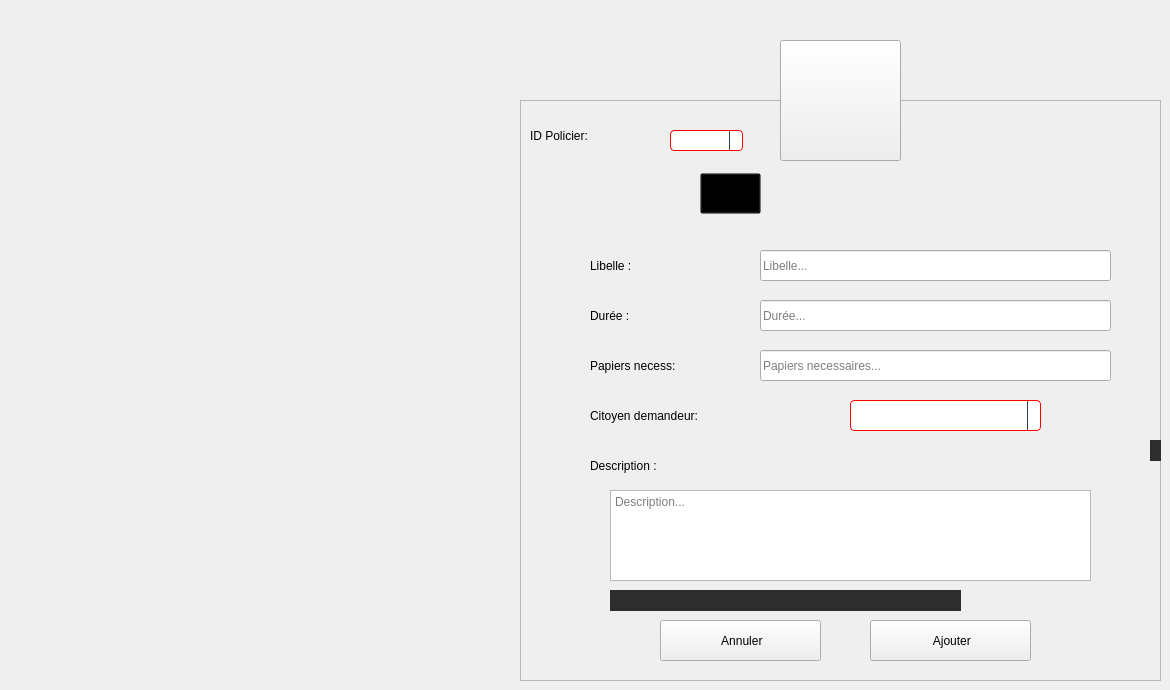
    <widget class="QWidget" name="Ajouter_service">
     <widget class="QToolButton" name="toolButton_8">
      <property name="geometry">
       <rect>
        <x>780</x>
        <y>40</y>
        <width>121</width>
        <height>121</height>
       </rect>
      </property>
      <property name="styleSheet">
       <string notr="true"/>
      </property>
      <property name="text">
       <string/>
      </property>
      <property name="icon">
       <iconset resource="ressources.qrc">
        <normaloff>:/ressources/image/support.png</normaloff>:/ressources/image/support.png</iconset>
      </property>
      <property name="iconSize">
       <size>
        <width>64</width>
        <height>64</height>
       </size>
      </property>
     </widget>
     <widget class="QFrame" name="frame_8">
      <property name="geometry">
       <rect>
        <x>520</x>
        <y>100</y>
        <width>641</width>
        <height>581</height>
       </rect>
      </property>
      <property name="styleSheet">
       <string notr="true"/>
      </property>
      <property name="frameShape">
       <enum>QFrame::StyledPanel</enum>
      </property>
      <property name="frameShadow">
       <enum>QFrame::Raised</enum>
      </property>
      <widget class="QLabel" name="L_AjouterAffaire">
       <property name="geometry">
        <rect>
         <x>230</x>
         <y>70</y>
         <width>281</width>
         <height>41</height>
        </rect>
       </property>
       <property name="font">
        <font>
         <family>century gothic</family>
         <pointsize>-1</pointsize>
         <weight>75</weight>
         <bold>true</bold>
        </font>
       </property>
       <property name="styleSheet">
        <string notr="true">background: transparent;</string>
       </property>
       <property name="text">
        <string>Ajouter un Service</string>
       </property>
      </widget>
      <widget class="QLabel" name="L_ATypeService">
       <property name="geometry">
        <rect>
         <x>70</x>
         <y>150</y>
         <width>121</width>
         <height>31</height>
        </rect>
       </property>
       <property name="styleSheet">
        <string notr="true">background: transparent;</string>
       </property>
       <property name="text">
        <string>Libelle :</string>
       </property>
      </widget>
      <widget class="QLabel" name="L_ADureeService">
       <property name="geometry">
        <rect>
         <x>70</x>
         <y>200</y>
         <width>121</width>
         <height>31</height>
        </rect>
       </property>
       <property name="styleSheet">
        <string notr="true">background: transparent;</string>
       </property>
       <property name="text">
        <string>Durée :  </string>
       </property>
      </widget>
      <widget class="QLabel" name="L_APapierService">
       <property name="geometry">
        <rect>
         <x>70</x>
         <y>250</y>
         <width>161</width>
         <height>31</height>
        </rect>
       </property>
       <property name="styleSheet">
        <string notr="true">background: transparent;</string>
       </property>
       <property name="text">
        <string>Papiers necess:</string>
       </property>
      </widget>
      <widget class="QLineEdit" name="LE_ATypeService">
       <property name="geometry">
        <rect>
         <x>240</x>
         <y>150</y>
         <width>351</width>
         <height>31</height>
        </rect>
       </property>
       <property name="placeholderText">
        <string>Libelle...</string>
       </property>
      </widget>
      <widget class="QLineEdit" name="LE_ADureeService">
       <property name="geometry">
        <rect>
         <x>240</x>
         <y>200</y>
         <width>351</width>
         <height>31</height>
        </rect>
       </property>
       <property name="text">
        <string/>
       </property>
       <property name="placeholderText">
        <string>Durée...</string>
       </property>
      </widget>
      <widget class="QLineEdit" name="LE_APapierService">
       <property name="geometry">
        <rect>
         <x>240</x>
         <y>250</y>
         <width>351</width>
         <height>31</height>
        </rect>
       </property>
       <property name="toolTip">
        <string>&lt;html&gt;&lt;head/&gt;&lt;body&gt;&lt;p&gt;&lt;br/&gt;&lt;/p&gt;&lt;/body&gt;&lt;/html&gt;</string>
       </property>
       <property name="placeholderText">
        <string>Papiers necessaires...</string>
       </property>
      </widget>
      <widget class="QPushButton" name="B_AConfirmerService">
       <property name="geometry">
        <rect>
         <x>350</x>
         <y>520</y>
         <width>161</width>
         <height>41</height>
        </rect>
       </property>
       <property name="text">
        <string> Ajouter</string>
       </property>
       <property name="icon">
        <iconset resource="ressources.qrc">
         <normaloff>:/ressources/image/confirm.png</normaloff>:/ressources/image/confirm.png</iconset>
       </property>
       <property name="iconSize">
        <size>
         <width>20</width>
         <height>20</height>
        </size>
       </property>
      </widget>
      <widget class="QPushButton" name="B_AAnnulerService">
       <property name="geometry">
        <rect>
         <x>140</x>
         <y>520</y>
         <width>161</width>
         <height>41</height>
        </rect>
       </property>
       <property name="text">
        <string> Annuler</string>
       </property>
       <property name="icon">
        <iconset resource="ressources.qrc">
         <normaloff>:/ressources/image/close.png</normaloff>:/ressources/image/close.png</iconset>
       </property>
       <property name="iconSize">
        <size>
         <width>16</width>
         <height>16</height>
        </size>
       </property>
      </widget>
      <widget class="QToolButton" name="toolButton_9">
       <property name="geometry">
        <rect>
         <x>180</x>
         <y>73</y>
         <width>61</width>
         <height>41</height>
        </rect>
       </property>
       <property name="styleSheet">
        <string notr="true">background: transparent;</string>
       </property>
       <property name="text">
        <string/>
       </property>
       <property name="icon">
        <iconset>
         <normaloff>:/Recources/Images/add-property.png</normaloff>:/Recources/Images/add-property.png</iconset>
       </property>
       <property name="iconSize">
        <size>
         <width>30</width>
         <height>30</height>
        </size>
       </property>
      </widget>
      <widget class="QLabel" name="L_ADescService">
       <property name="geometry">
        <rect>
         <x>70</x>
         <y>350</y>
         <width>151</width>
         <height>31</height>
        </rect>
       </property>
       <property name="styleSheet">
        <string notr="true">background: transparent;</string>
       </property>
       <property name="text">
        <string>Description :</string>
       </property>
      </widget>
      <widget class="QTextEdit" name="TE_ADescService">
       <property name="geometry">
        <rect>
         <x>90</x>
         <y>390</y>
         <width>481</width>
         <height>91</height>
        </rect>
       </property>
       <property name="styleSheet">
        <string notr="true"/>
       </property>
       <property name="placeholderText">
        <string>Description...</string>
       </property>
      </widget>
      <widget class="QComboBox" name="CB_NomCitoyen">
       <property name="geometry">
        <rect>
         <x>330</x>
         <y>300</y>
         <width>191</width>
         <height>31</height>
        </rect>
       </property>
       <property name="styleSheet">
        <string notr="true">QComboBox {
  border: 1px solid red;
  border-radius: 4px;
  background: white;
}

QComboBox QAbstractItemView {
  border: 1px solid black;
  border-radius: 0;
  background-color: white;
  selection-background-color:#305068;
}

QComboBox QAbstractItemView:hover {
  background-color: white;
  color: #F0F0F0;
}

QComboBox QAbstractItemView:selected {
  background: #1464A0;
  color: #32414B;
}

QComboBox QAbstractItemView:alternate {
  background: #19232D;
}

QComboBox:disabled {
  background-color: #19232D;
  color: #787878;
}

QComboBox:hover {
  border: 1px solid #148CD2;
}

QComboBox:focus {
  border: 1px solid #1464A0;
}

QComboBox:on {
  selection-background-color: #1464A0;
}

QComboBox::item:checked {
  font-weight: bold;
}

QComboBox::item:selected {
  border: 0px solid transparent;
}

QComboBox::drop-down {
  subcontrol-origin: padding;
  subcontrol-position: top right;
  width: 12px;
  border-left: 1px solid #32414B;
}</string>
       </property>
      </widget>
      <widget class="QLabel" name="L_ACitDemandeur">
       <property name="geometry">
        <rect>
         <x>70</x>
         <y>300</y>
         <width>231</width>
         <height>31</height>
        </rect>
       </property>
       <property name="styleSheet">
        <string notr="true">background: transparent;</string>
       </property>
       <property name="text">
        <string>Citoyen demandeur:</string>
       </property>
      </widget>
      <widget class="QLabel" name="L_AId_policier">
       <property name="geometry">
        <rect>
         <x>10</x>
         <y>20</y>
         <width>131</width>
         <height>31</height>
        </rect>
       </property>
       <property name="text">
        <string>ID Policier:</string>
       </property>
      </widget>
      <widget class="QComboBox" name="CB_Idpolicier">
       <property name="geometry">
        <rect>
         <x>150</x>
         <y>30</y>
         <width>73</width>
         <height>21</height>
        </rect>
       </property>
       <property name="styleSheet">
        <string notr="true">QComboBox {
  border: 1px solid red;
  border-radius: 4px;
  background: white;
}

QComboBox QAbstractItemView {
  border: 1px solid black;
  border-radius: 0;
  background-color: white;
  selection-background-color:#305068;
}

QComboBox QAbstractItemView:hover {
  background-color: white;
  color: #F0F0F0;
}

QComboBox QAbstractItemView:selected {
  background: #1464A0;
  color: #32414B;
}

QComboBox QAbstractItemView:alternate {
  background: #19232D;
}

QComboBox:disabled {
  background-color: #19232D;
  color: #787878;
}

QComboBox:hover {
  border: 1px solid #148CD2;
}

QComboBox:focus {
  border: 1px solid #1464A0;
}

QComboBox:on {
  selection-background-color: #1464A0;
}

QComboBox::item:checked {
  font-weight: bold;
}

QComboBox::item:selected {
  border: 0px solid transparent;
}

QComboBox::drop-down {
  subcontrol-origin: padding;
  subcontrol-position: top right;
  width: 12px;
  border-left: 1px solid #32414B;
}</string>
       </property>
      </widget>
      <widget class="QLabel" name="L_ANomCitoyenA_3">
       <property name="geometry">
        <rect>
         <x>630</x>
         <y>340</y>
         <width>351</width>
         <height>21</height>
        </rect>
       </property>
       <property name="styleSheet">
        <string notr="true">background:rgb(45, 45, 45);</string>
       </property>
       <property name="text">
        <string/>
       </property>
      </widget>
      <widget class="QLabel" name="L_ADescripServiceA">
       <property name="geometry">
        <rect>
         <x>90</x>
         <y>490</y>
         <width>351</width>
         <height>21</height>
        </rect>
       </property>
       <property name="styleSheet">
        <string notr="true">background:rgb(45, 45, 45);</string>
       </property>
       <property name="text">
        <string/>
       </property>
      </widget>
     </widget>
     <zorder>frame_8</zorder>
     <zorder>toolButton_8</zorder>
    </widget>
